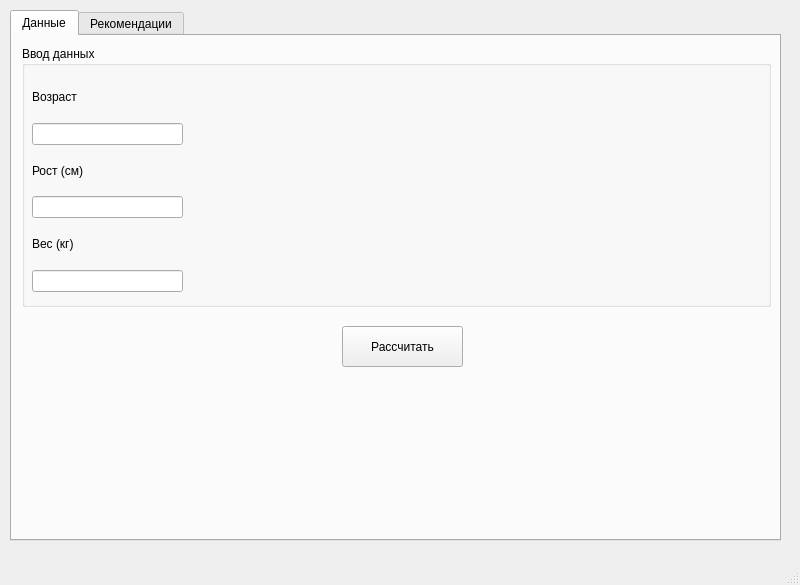
<?xml version="1.0" encoding="UTF-8"?>
<ui version="4.0">
 <class>MainWindow</class>
 <widget class="QMainWindow" name="MainWindow">
  <property name="enabled">
   <bool>true</bool>
  </property>
  <property name="geometry">
   <rect>
    <x>0</x>
    <y>0</y>
    <width>800</width>
    <height>585</height>
   </rect>
  </property>
  <property name="windowTitle">
   <string>MainWindow</string>
  </property>
  <widget class="QWidget" name="centralwidget">
   <widget class="QTabWidget" name="tabWidgetMain">
    <property name="geometry">
     <rect>
      <x>10</x>
      <y>10</y>
      <width>771</width>
      <height>531</height>
     </rect>
    </property>
    <property name="currentIndex">
     <number>0</number>
    </property>
    <widget class="QWidget" name="tabInput">
     <attribute name="title">
      <string>Данные</string>
     </attribute>
     <widget class="QGroupBox" name="groupBox_2">
      <property name="geometry">
       <rect>
        <x>10</x>
        <y>10</y>
        <width>749</width>
        <height>261</height>
       </rect>
      </property>
      <property name="minimumSize">
       <size>
        <width>749</width>
        <height>250</height>
       </size>
      </property>
      <property name="title">
       <string>Ввод данных</string>
      </property>
      <widget class="QWidget" name="verticalLayoutWidget">
       <property name="geometry">
        <rect>
         <x>0</x>
         <y>20</y>
         <width>751</width>
         <height>241</height>
        </rect>
       </property>
       <layout class="QVBoxLayout" name="verticalLayout">
        <property name="spacing">
         <number>0</number>
        </property>
        <property name="leftMargin">
         <number>10</number>
        </property>
        <property name="topMargin">
         <number>5</number>
        </property>
        <property name="rightMargin">
         <number>590</number>
        </property>
        <property name="bottomMargin">
         <number>15</number>
        </property>
        <item>
         <widget class="QLabel" name="label">
          <property name="text">
           <string>Возраст</string>
          </property>
         </widget>
        </item>
        <item>
         <widget class="QLineEdit" name="lineEditAge"/>
        </item>
        <item>
         <widget class="QLabel" name="label_2">
          <property name="text">
           <string>Рост (см)</string>
          </property>
         </widget>
        </item>
        <item>
         <widget class="QLineEdit" name="lineEditHeight"/>
        </item>
        <item>
         <widget class="QLabel" name="label_3">
          <property name="text">
           <string>Вес (кг)</string>
          </property>
         </widget>
        </item>
        <item>
         <widget class="QLineEdit" name="lineEditWeight"/>
        </item>
       </layout>
      </widget>
     </widget>
     <widget class="QPushButton" name="pushButtonCalculate">
      <property name="geometry">
       <rect>
        <x>330</x>
        <y>290</y>
        <width>121</width>
        <height>41</height>
       </rect>
      </property>
      <property name="text">
       <string>Рассчитать</string>
      </property>
     </widget>
    </widget>
    <widget class="QWidget" name="tabRecommendations">
     <attribute name="title">
      <string>Рекомендации</string>
     </attribute>
     <widget class="QGroupBox" name="groupBoxResult">
      <property name="geometry">
       <rect>
        <x>10</x>
        <y>20</y>
        <width>741</width>
        <height>150</height>
       </rect>
      </property>
      <property name="title">
       <string>Ваш результат</string>
      </property>
      <widget class="QWidget" name="verticalLayoutWidget_2">
       <property name="geometry">
        <rect>
         <x>0</x>
         <y>20</y>
         <width>856</width>
         <height>131</height>
        </rect>
       </property>
       <layout class="QVBoxLayout" name="verticalLayout_2">
        <property name="leftMargin">
         <number>100</number>
        </property>
        <property name="topMargin">
         <number>20</number>
        </property>
        <property name="rightMargin">
         <number>100</number>
        </property>
        <property name="bottomMargin">
         <number>20</number>
        </property>
        <item>
         <widget class="QLabel" name="labelResultDetails">
          <property name="font">
           <font>
            <family>Calibri</family>
            <pointsize>16</pointsize>
            <bold>true</bold>
            <underline>false</underline>
           </font>
          </property>
          <property name="text">
           <string>Введите данные, на вкладке &quot;Данные&quot;</string>
          </property>
         </widget>
        </item>
       </layout>
      </widget>
     </widget>
     <widget class="QTabWidget" name="tabWidgetOptions">
      <property name="geometry">
       <rect>
        <x>10</x>
        <y>190</y>
        <width>741</width>
        <height>301</height>
       </rect>
      </property>
      <property name="currentIndex">
       <number>0</number>
      </property>
      <widget class="QWidget" name="tabDiets">
       <attribute name="title">
        <string>Диеты</string>
       </attribute>
       <widget class="QListWidget" name="listWidget_2">
        <property name="geometry">
         <rect>
          <x>0</x>
          <y>0</y>
          <width>741</width>
          <height>271</height>
         </rect>
        </property>
       </widget>
      </widget>
      <widget class="QWidget" name="tabTrainings">
       <attribute name="title">
        <string>Тренировки</string>
       </attribute>
       <widget class="QListWidget" name="listWidget">
        <property name="geometry">
         <rect>
          <x>0</x>
          <y>0</y>
          <width>741</width>
          <height>271</height>
         </rect>
        </property>
       </widget>
      </widget>
     </widget>
    </widget>
   </widget>
  </widget>
  <widget class="QMenuBar" name="menubar">
   <property name="geometry">
    <rect>
     <x>0</x>
     <y>0</y>
     <width>800</width>
     <height>21</height>
    </rect>
   </property>
  </widget>
  <widget class="QStatusBar" name="statusbar"/>
 </widget>
 <resources/>
 <connections/>
</ui>
